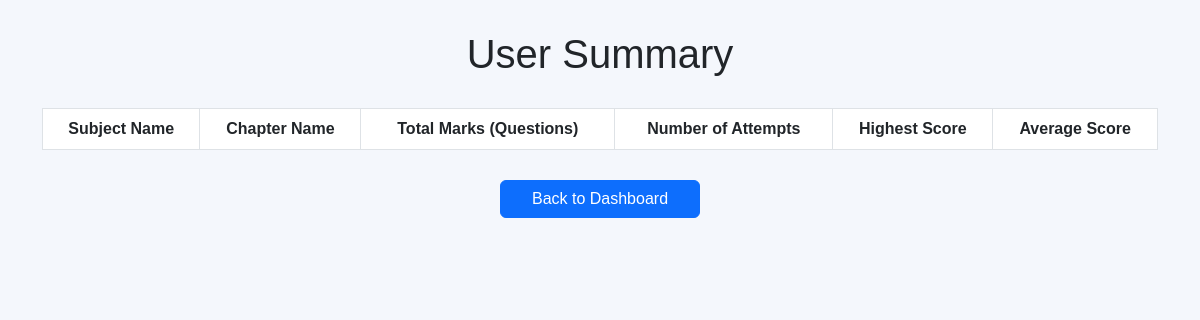
Before: /user-summary (signed in) with the older database file.
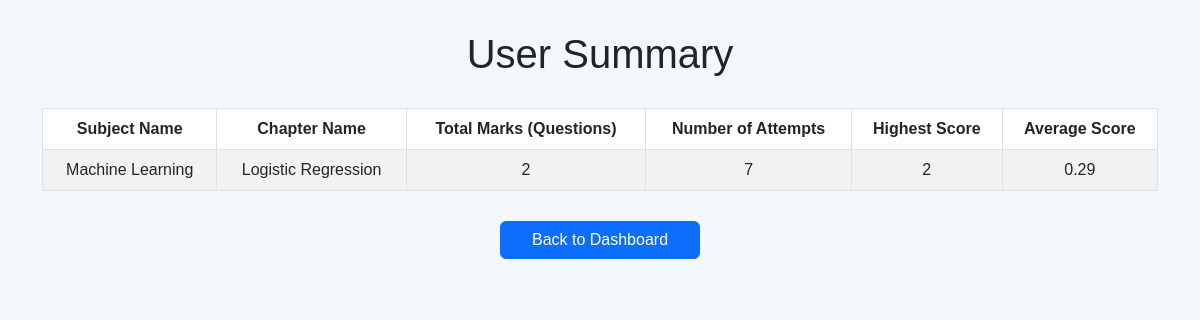
After: the same page with the newer database file.
### models/models.py (models this page shows, shortened)
class Subject(db.Model):
    id=db.Column(db.Integer, primary_key=True)
    name=db.Column(db.String(100), unique=True, nullable=False)
    description=db.Column(db.Text)
    chapters=db.relationship('Chapter', backref='subject', lazy=True)

class Chapter(db.Model):
    id=db.Column(db.Integer, primary_key=True)
    name=db.Column(db.String(100), nullable=False)
    description=db.Column(db.Text)
    subject_id=db.Column(db.Integer, db.ForeignKey('subject.id'), nullable=False)
    quizzes=db.relationship('Quiz', backref='chapter', lazy=True)

### app.py (the view)
@app.route('/user-summary')
@login_required
def user_summary():
    quiz_summary = db.session.query(
        Scores.quiz_id,
        func.count(Scores.id).label('num_attempts'),
        func.max(Scores.total_scored).label('highest_score'),
        func.avg(Scores.total_scored).label('average_score')
    ).filter(Scores.user_id == current_user.id) \
    .group_by(Scores.quiz_id) \
    .all()
    quiz_scores = []
    for summary in quiz_summary:
        quiz = Quiz.query.get(summary.quiz_id)
        if quiz:
            subject_name = quiz.get_subject_name()
            chapter_name = quiz.get_chapter_name()
            total_questions = quiz.num_questions()  # Fetch the total number of questions
            quiz_scores.append({
                'quiz_id': quiz.id,
                'subject_name': subject_name,
                'chapter_name': chapter_name,
                'total_questions': total_questions,
                'num_attempts': summary.num_attempts,
                'highest_score': round(summary.highest_score, 2),  # Round to 2 decimal places
                'average_score': round(summary.average_score, 2),  # Round to 2 decimal places
            })
    return render_template("user_summary.html", quiz_scores=quiz_scores)

### app.py (called while the page is built)
@login_manager.user_loader
def load_user(user_id):
    return User.query.get(int(user_id)) or Admin.query.get(int(user_id))

### models/models.py (called while the page is built)
    def get_subject_name(self):
        return self.chapter.subject.name

    def get_chapter_name(self):
        return self.chapter.name

    def num_questions(self):
        return len(self.questions)

### templates/user_summary.html (shortened to what this page needs)
<!DOCTYPE html>
<html lang="en">
<head>
    <link href="https://cdn.jsdelivr.net/npm/bootstrap@5.3.0-alpha1/dist/css/bootstrap.min.css" rel="stylesheet" />
</head>
<body>
<div class="container">
    <h1>User Summary</h1>
    <table class="table table-striped table-bordered">
        <thead>
            <tr>
                <th>Subject Name</th>
                <th>Chapter Name</th>
                <th>Total Marks (Questions)</th>
                <th>Number of Attempts</th>
                <th>Highest Score</th>
                <th>Average Score</th>
            </tr>
        </thead>
        <tbody>
            {% for quiz in quiz_scores %}
            <tr>
                <td>{{ quiz.subject_name }}</td>
                <td>{{ quiz.chapter_name }}</td>
                <td>{{ quiz.total_questions }}</td>
                <td>{{ quiz.num_attempts }}</td>
                <td>{{ quiz.highest_score }}</td>
                <td>{{ quiz.average_score }}</td>
            </tr>
            {% endfor %}
        </tbody>
    </table>
    <a href="{{ url_for('user_dashboard') }}" class="btn btn-primary btn-back">Back to Dashboard</a>
</div>
</body>
</html>

Changed rows visible on the page:
added Subject: subject_name "Machine Learning"
added Chapter: chapter_name "Logistic Regression"
Other visible differences:
new list line: "2 7 2 0.29"
